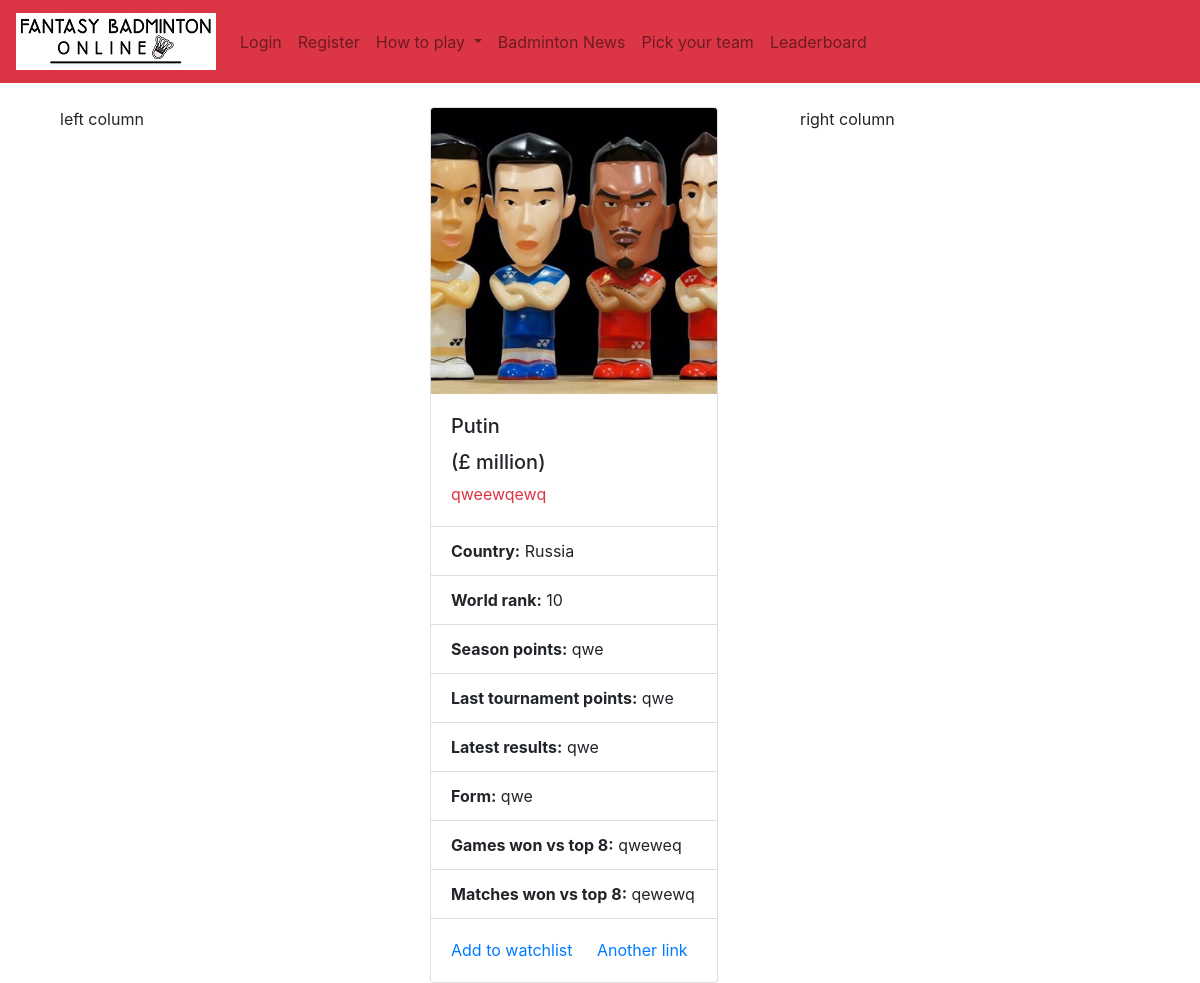
/player/MS-12, run on an earlier commit of the app's database.
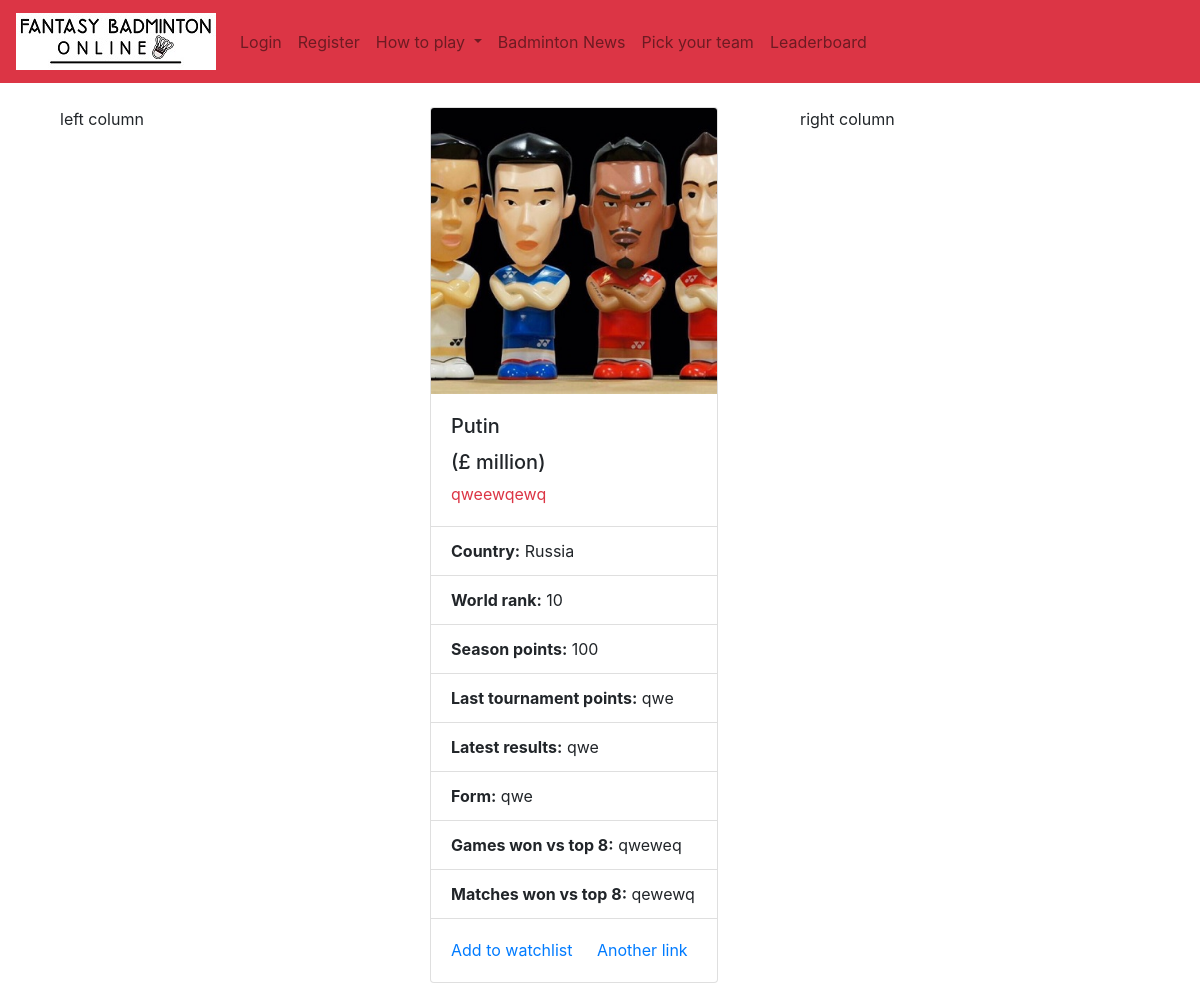
And on a later commit of the database.
### authenticate/models.py (models this page shows, shortened)
class Ranking(models.Model):
	rank = models.IntegerField(default=10)
	name = models.CharField(max_length=50)
	country = models.CharField(max_length=50)
	cost = models.FloatField(default=10) # price is a number, defaults to 10. You can set it up in the admin panel
	event = models.CharField(max_length=50)
	score = models.IntegerField(default=0)
	last = models.CharField(max_length=50)
	form = models.CharField(max_length=50)
	results = models.CharField(max_length=50)
	status = models.CharField(max_length=50)
	game8 = models.CharField(max_length=50)
	match8 = models.CharField(max_length=50)
	player = models.SlugField()
	picture = models.ImageField(default='default.png', blank=True)
	playing = models.BooleanField(default=True)
	current_tournament_score = models.IntegerField(default=10)
	last_tournament_score = models.IntegerField(default=10)

### authenticate/views.py (the view)
# urls.py: path('player/<type>-<pk>', views.player_profile, name='player_profile'),
def player_profile(request, type, pk):
	profile = get_player(type, pk)
	return render(request, 'authenticate/player_profile.html', {'profile': profile})

### authenticate/views.py (called while the page is built)
def get_player(player_type, player_pk):
    if player_type == 'MS':
        player = MSPlayer.objects.get(pk=player_pk)
    elif player_type == 'WS':
        player = WSPlayer.objects.get(pk=player_pk)
    elif player_type == 'MD':
        player = MDPlayer.objects.get(pk=player_pk)
    elif player_type == 'WD':
        player = WDPlayer.objects.get(pk=player_pk)
    else:
        player = XDPlayer.objects.get(pk=player_pk)
    return player

### authenticate/templates/authenticate/player_profile.html
{% extends 'authenticate/base.html' %}
{% load static %}
{% block content %}
<div class="container">
  <div class="row">
    <div class="col-sm">
      left column
    </div>
    <div class="col-sm">
      	<div class="card" style="width: 18rem;">
  			<img src="{{ profile.picture.url }}" class="card-img-top" alt="...">
  			<div class="card-body">
    			<h5 class="card-title">{{ profile.name }}</h2><h5>(£{{ profile.price }} million)</h5>
    			<p class="card-text text-danger">{{ profile.status }}</p>
		</div>
  		<ul class="list-group list-group-flush">
		    <li class="list-group-item"><Strong>Country:</Strong> {{ profile.country }}</li>
		    <li class="list-group-item"><Strong>World rank:</Strong> {{ profile.rank }}</li>
		    <li class="list-group-item"><Strong>Season points:</Strong> {{ profile.score }}</li>
		    <li class="list-group-item"><Strong>Last tournament points:</Strong> {{ profile.last }}</li>
		    <li class="list-group-item"><Strong>Latest results:</Strong> {{ profile.results }}</li>
		    <li class="list-group-item"><Strong>Form:</Strong> {{ profile.form }}</li>
		    <li class="list-group-item"><Strong>Games won vs top 8:</Strong> {{ profile.game8 }}</li>
		    <li class="list-group-item"><Strong>Matches won vs top 8:</Strong> {{ profile.match8 }}</li>
  		</ul>
  		<div class="card-body">
    		<a href="#" class="card-link">Add to watchlist</a>
    		<a href="#" class="card-link">Another link</a>
  		</div>
</div>
    </div>
    	<div class="col-sm">
    		right column
    </div>
  </div>
</div>
{% endblock %}

What changed in the data, as far as the page shows it:
changed Ranking "Putin": score "qwe" → "100"
